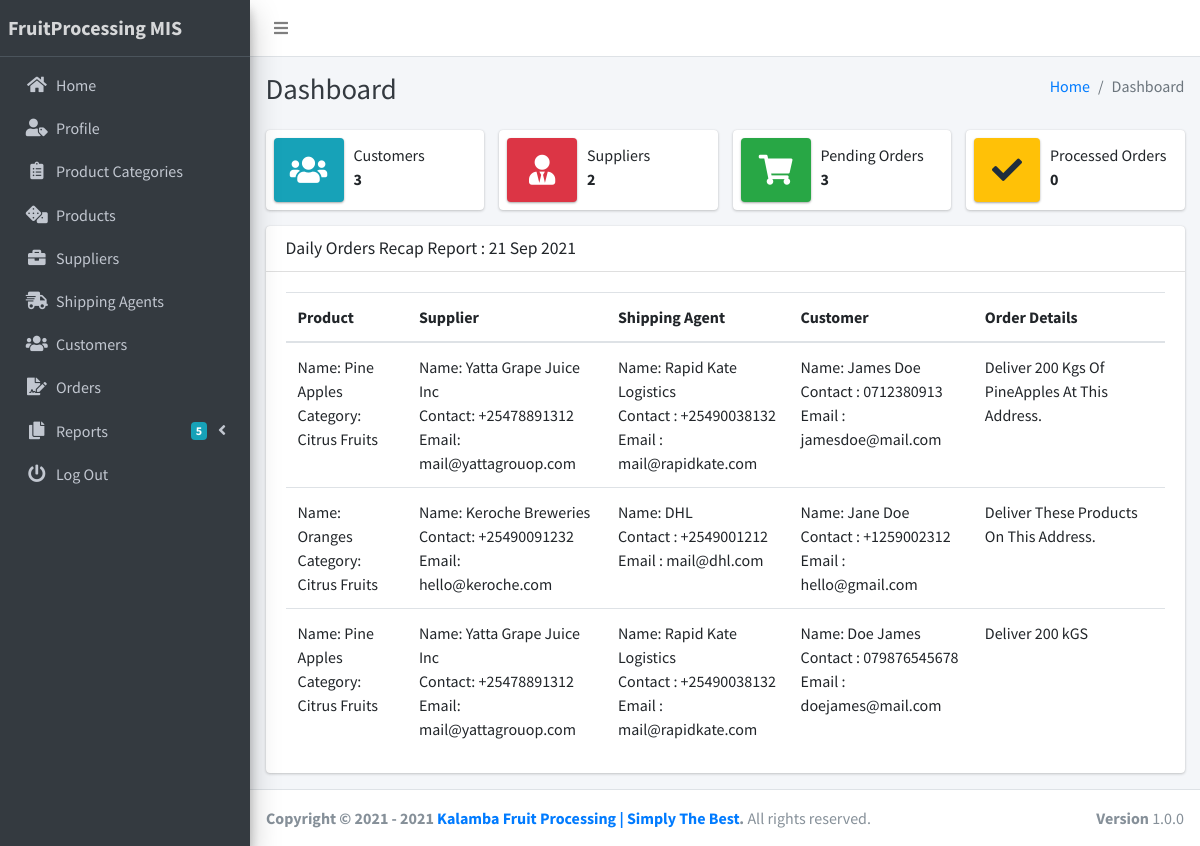
Page /views/dashboard.php (signed in) on the committed database.
### tables this page shows
CREATE TABLE `settings` (
  `name` longtext NOT NULL,
  `tagline` longtext NOT NULL
);

CREATE TABLE `orders` (
  `o_id` int(200) NOT NULL,
  `o_p_id` int(200) DEFAULT NULL,
  `o_c_id` int(200) DEFAULT NULL,
  `o_s_id` int(200) DEFAULT NULL,
  `o_sa_id` int(200) DEFAULT NULL,
  `o_details` longtext DEFAULT NULL,
  `o_quantity` varchar(200) DEFAULT NULL,
  `o_date` varchar(200) DEFAULT NULL,
  `o_status` varchar(200) DEFAULT NULL
);

CREATE TABLE `products` (
  `p_id` int(200) NOT NULL,
  `p_pc_id` int(200) DEFAULT NULL,
  `p_name` varchar(200) DEFAULT NULL,
  `p_details` longtext DEFAULT NULL,
  `p_quantity` varchar(200) DEFAULT NULL
);

CREATE TABLE `product_categories` (
  `pc_id` int(200) NOT NULL,
  `pc_name` varchar(200) DEFAULT NULL,
  `pc_desc` longtext DEFAULT NULL
);

CREATE TABLE `supplier` (
  `sup_id` int(200) NOT NULL,
  `sup_name` varchar(200) NOT NULL,
  `sup_mobile` varchar(200) NOT NULL,
  `sup_email` varchar(200) NOT NULL,
  `sup_password` varchar(200) NOT NULL
);

CREATE TABLE `shipping_agent` (
  `sa_id` int(200) NOT NULL,
  `sa_name` varchar(200) DEFAULT NULL,
  `sa_mobile` varchar(200) DEFAULT NULL,
  `sa_email` varchar(200) DEFAULT NULL,
  `sa_adr` varchar(200) DEFAULT NULL
);

CREATE TABLE `customer` (
  `cus_id` int(200) NOT NULL,
  `cus_name` varchar(200) DEFAULT NULL,
  `cus_mobile` varchar(200) DEFAULT NULL,
  `cus_email` varchar(200) DEFAULT NULL,
  `cus_password` varchar(200) DEFAULT NULL,
  `cus_adr` varchar(200) DEFAULT NULL
);

### partials/analytics.php (called while the page is built, shortened)
<?php
$query = "SELECT COUNT(*)  FROM `customer` ";
$stmt = $mysqli->prepare($query);
$stmt->execute();
$stmt->bind_result($customer);
$query = "SELECT COUNT(*)  FROM `supplier` ";
$stmt = $mysqli->prepare($query);
$stmt->execute();
$stmt->bind_result($supplier);
$query = "SELECT COUNT(*)  FROM `orders` WHERE o_status = 'Pending' ";
$stmt = $mysqli->prepare($query);
$stmt->execute();
$stmt->bind_result($orders_pending);
$query = "SELECT COUNT(*)  FROM `orders` WHERE o_status = 'Processed' ";
$stmt = $mysqli->prepare($query);
$stmt->execute();
$stmt->bind_result($orders_processed);

### views/dashboard.php (the view, shortened to what this page needs)
<?php
require_once('../config/config.php');
require_once('../partials/analytics.php');
require_once('../partials/head.php');
?>
<body class="hold-transition sidebar-mini layout-fixed layout-navbar-fixed layout-footer-fixed">
    <div class="wrapper">
        <?php require_once('../partials/navbar.php'); ?>
        <?php require_once('../partials/sidebar.php'); ?>
        <div class="content-wrapper">
            <div class="content-header">
                <div class="container-fluid">
                    <div class="row mb-2">
                        <div class="col-sm-6">
                            <h1 class="m-0 text-dark">Dashboard</h1>
                        </div>
                        <div class="col-sm-6">
                            <ol class="breadcrumb float-sm-right">
                                <li class="breadcrumb-item"><a href="#">Home</a></li>
                                <li class="breadcrumb-item active">Dashboard</li>
                            </ol>
                        </div>
                    </div>
                </div>
            </div>
            <section class="content">
                <div class="container-fluid">
                    <div class="row">
                        <div class="col-12 col-sm-6 col-md-3">
                            <div class="info-box">
                                <span class="info-box-icon bg-info elevation-1"><i class="fas fa-users"></i></span>
                                <div class="info-box-content">
                                    <span class="info-box-text">Customers</span>
                                    <span class="info-box-number">
                                        <?php echo $customer; ?>
                                    </span>
                                </div>
                            </div>
                        </div>
                        <div class="col-12 col-sm-6 col-md-3">
                            <div class="info-box mb-3">
                                <span class="info-box-icon bg-danger elevation-1"><i class="fas fa-user-tie"></i></span>
                                <div class="info-box-content">
                                    <span class="info-box-text">Suppliers</span>
                                    <span class="info-box-number"> <?php echo $supplier; ?>
                                    </span>
                                </div>
                            </div>
                        </div>
                        <div class="col-12 col-sm-6 col-md-3">
                            <div class="info-box mb-3">
                                <span class="info-box-icon bg-success elevation-1"><i class="fas fa-shopping-cart"></i></span>
                                <div class="info-box-content">
                                    <span class="info-box-text">Pending Orders</span>
                                    <span class="info-box-number"><?php echo $orders_pending; ?></span>
                                </div>
                            </div>
                        </div>
                        <div class="col-12 col-sm-6 col-md-3">
                            <div class="info-box mb-3">
                                <span class="info-box-icon bg-warning elevation-1"><i class="fas fa-check"></i></span>
                                <div class="info-box-content">
                                    <span class="info-box-text">Processed Orders</span>
                                    <span class="info-box-number"><?php echo $orders_processed; ?></span>
                                </div>
                            </div>
                        </div>
                    </div>
                    <div class="row">
                        <div class="col-md-12">
                            <div class="card">
                                <div class="card-header">
                                    <h5 class="card-title">Daily Orders Recap Report : <?php echo date('d M Y'); ?></h5>
                                </div>
                                <div class="card-body">
                                    <div class="row">
                                        <div class="col-md-12">
                                            <table class="table m-0">
                                                <thead>
                                                    <tr>
                                                        <th>Product </th>
                                                        <th>Supplier </th>
                                                        <th>Shipping Agent</th>
                                                        <th>Customer</th>
                                                        <th>Order Details</th>
                                                    </tr>
                                                </thead>
                                                <tbody>
                                                    <?php
                                                    $today = date('d M Y');
                                                    $ret = "SELECT * FROM orders o
                                                    INNER JOIN products p ON p.p_id = o.o_p_id
                                                    INNER JOIN product_categories pc ON pc.pc_id = p.p_pc_id
                                                    INNER JOIN supplier s ON s.sup_id = o.o_s_id
                                                    INNER JOIN shipping_agent sa ON sa.sa_id = o.o_sa_id
                                                    INNER JOIN customer c ON c.cus_id = o.o_c_id
                                                    WHERE o.o_date = '$today'
                                                    ";
                                                    $stmt = $mysqli->prepare($ret);
                                                    $stmt->execute();
                                                    $res = $stmt->get_result();
                                                    while ($orders = $res->fetch_object()) {
                                                    ?>
                                                        <tr>
                                                            <td>
                                                                Name: <?php echo $orders->p_name; ?><br>
                                                                Category: <?php echo $orders->pc_name; ?>
                                                            </td>
                                                            <td>
                                                                Name: <?php echo $orders->sup_name; ?><br>
                                                                Contact: <?php echo $orders->sup_mobile; ?><br>
                                                                Email: <?php echo $orders->sup_email; ?>
                                                            </td>
                                                            <td>
                                                                Name: <?php echo $orders->sa_name; ?><br>
                                                                Contact : <?php echo $orders->sa_mobile; ?><br>
                                                                Email : <?php echo $orders->sa_email; ?>
                                                            </td>
                                                            <td>
                                                                Name: <?php echo $orders->cus_name; ?><br>
                                                                Contact : <?php echo $orders->cus_mobile; ?><br>
                                                                Email : <?php echo $orders->cus_email; ?>
                                                            </td>
                                                            <td>
                                                                <?php echo $orders->o_details; ?>
                                                            </td>
                                                        </tr>
                                                    <?php
                                                    } ?>
                                                </tbody>
                                            </table>
                                        </div>
                                    </div>
                                </div>
                            </div>
                        </div>
                    </div>
                </div>
            </section>
        </div>
        <?php require_once('../partials/footer.php'); ?>
    </div>
</body>
</html>

### partials/sidebar.php (shortened to what this page needs)
<?php
$ret = "SELECT * FROM `settings` ";
$stmt = $mysqli->prepare($ret);
$stmt->execute();
$res = $stmt->get_result();
while ($sys = $res->fetch_object()) {
?>
    <aside class="main-sidebar sidebar-dark-primary elevation-4">
        <a href="home" class="brand-link">
            <span class="brand-text font-weight-bold">FruitProcessing MIS</span>
        </a>
        <div class="sidebar">
            <nav class="mt-2">
                <ul class="nav nav-pills nav-sidebar flex-column" data-widget="treeview" role="menu" data-accordion="false">
                    <li class="nav-item">
                        <a href="dashboard" class="nav-link">
                            <i class="nav-icon fas fa-home"></i>
                            <p>
                                Home
                            </p>
                        </a>
                    </li>
                    <li class="nav-item">
                        <a href="profile" class="nav-link">
                            <i class="nav-icon fas fa-user-tag"></i>
                            <p>
                                Profile
                            </p>
                        </a>
                    </li>
                    <li class="nav-item">
                        <a href="product_categories" class="nav-link">
                            <i class="nav-icon fas fa-clipboard-list"></i>
                            <p>
                                Product Categories
                            </p>
                        </a>
                    </li>
                    <li class="nav-item">
                        <a href="products" class="nav-link">
                            <i class="nav-icon fas fa-dice"></i>
                            <p>
                                Products
                            </p>
                        </a>
                    </li>
                    <li class="nav-item">
                        <a href="suppliers" class="nav-link">
                            <i class="nav-icon fas fa-briefcase"></i>
                            <p>
                                Suppliers
                            </p>
                        </a>
                    </li>
                    <li class="nav-item">
                        <a href="shipping_agents" class="nav-link">
                            <i class="nav-icon fas fa-shipping-fast"></i>
                            <p>
                                Shipping Agents
                            </p>
                        </a>
                    </li>
                    <li class="nav-item">
                        <a href="customers" class="nav-link">
                            <i class="nav-icon fas fa-users"></i>
                            <p>
                                Customers
                            </p>
                        </a>
                    </li>
                    <li class="nav-item">
                        <a href="orders" class="nav-link">
                            <i class="nav-icon fas fa-file-signature"></i>
                            <p>
                                Orders
                            </p>
                        </a>
                    </li>
                    <li class="nav-item has-treeview">
                        <a href="#" class="nav-link">
                            <i class="nav-icon fas fa-copy"></i>
                            <p>
                                Reports
                                <i class="fas fa-angle-left right"></i>
                                <span class="badge badge-info right">5</span>
                            </p>
                        </a>
                    </li>
                    <li class="nav-item">
                        <a href="logout" class="nav-link">
                            <i class="nav-icon fas fa-power-off"></i>
                            <p>
                                Log Out
                            </p>
                        </a>
                    </li>
                </ul>
            </nav>
        </div>
    </aside>
<?php
} ?>

### partials/footer.php
<?php
$ret = "SELECT * FROM `settings` ";
$stmt = $mysqli->prepare($ret);
$stmt->execute();
$res = $stmt->get_result();
while ($sys = $res->fetch_object()) {
?>
    <footer class="main-footer">
        <strong>Copyright &copy; 2021 - <?php echo date('Y');; ?> <a href=""> <?php echo $sys->name . " | " . $sys->tagline; ?></a>.</strong>
        All rights reserved.
        <div class="float-right d-none d-sm-inline-block">
            <b>Version</b> 1.0.0
        </div>
    </footer>
<?php
} ?>

### rows in the picture
settings: name "Kalamba Fruit Processing", tagline "Simply The Best"
orders: products.p_name "Pine Apples", product_categories.pc_name "Citrus Fruits", supplier.sup_name "Yatta Grape Juice Inc", supplier.sup_mobile "+25478891312", supplier.sup_email "mail@yattagrouop.com", shipping_agent.sa_name "Rapid Kate Logistics", shipping_agent.sa_mobile "+25490038132", shipping_agent.sa_email "mail@rapidkate.com", customer.cus_name "James Doe", customer.cus_mobile "0712380913", customer.cus_email "jamesdoe@mail.com", o_details "Deliver 200 Kgs Of PineApples At This Address."
orders: products.p_name "Oranges", product_categories.pc_name "Citrus Fruits", supplier.sup_name "Keroche Breweries", supplier.sup_mobile "+25490091232", supplier.sup_email "hello@keroche.com", shipping_agent.sa_name "DHL", shipping_agent.sa_mobile "+2549001212", shipping_agent.sa_email "mail@dhl.com", customer.cus_name "Jane Doe", customer.cus_mobile "+1259002312", customer.cus_email "hello@gmail.com", o_details "Deliver These Products On This Address."
orders: products.p_name "Pine Apples", product_categories.pc_name "Citrus Fruits", supplier.sup_name "Yatta Grape Juice Inc", supplier.sup_mobile "+25478891312", supplier.sup_email "mail@yattagrouop.com", shipping_agent.sa_name "Rapid Kate Logistics", shipping_agent.sa_mobile "+25490038132", shipping_agent.sa_email "mail@rapidkate.com", customer.cus_name "Doe James", customer.cus_mobile "079876545678", customer.cus_email "doejames@mail.com", o_details "Deliver 200 kGS"

### other values in the picture
$customer "3"
$supplier "2"
$orders_pending "3"
$orders_processed "0"
